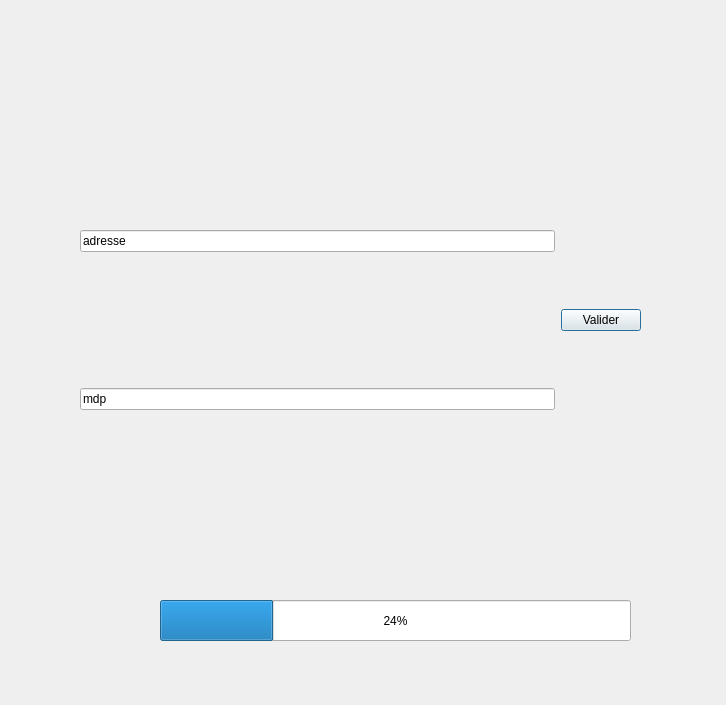
<?xml version="1.0" encoding="UTF-8"?>
<ui version="4.0">
 <class>Dialog</class>
 <widget class="QDialog" name="Dialog">
  <property name="geometry">
   <rect>
    <x>0</x>
    <y>0</y>
    <width>726</width>
    <height>705</height>
   </rect>
  </property>
  <property name="windowTitle">
   <string>Dialog</string>
  </property>
  <widget class="QWidget" name="horizontalLayoutWidget_2">
   <property name="geometry">
    <rect>
     <x>80</x>
     <y>100</y>
     <width>561</width>
     <height>441</height>
    </rect>
   </property>
   <layout class="QHBoxLayout" name="horizontalLayout_2">
    <item>
     <layout class="QHBoxLayout" name="horizontalLayout">
      <item>
       <layout class="QVBoxLayout" name="verticalLayout">
        <item>
         <widget class="QLineEdit" name="lineEdit">
          <property name="text">
           <string>adresse</string>
          </property>
         </widget>
        </item>
        <item>
         <widget class="QLineEdit" name="lineEdit_2">
          <property name="text">
           <string>mdp</string>
          </property>
         </widget>
        </item>
       </layout>
      </item>
      <item>
       <widget class="QPushButton" name="pushButton_2">
        <property name="text">
         <string>Valider</string>
        </property>
       </widget>
      </item>
     </layout>
    </item>
   </layout>
  </widget>
  <widget class="QProgressBar" name="progressBar">
   <property name="geometry">
    <rect>
     <x>160</x>
     <y>600</y>
     <width>471</width>
     <height>41</height>
    </rect>
   </property>
   <property name="value">
    <number>24</number>
   </property>
  </widget>
 </widget>
 <resources/>
 <connections/>
</ui>
